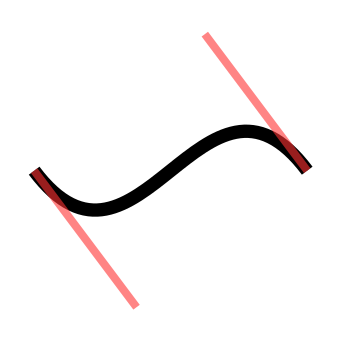

The Python source for this figure:
#!/usr/bin/env python3
# -*- coding: utf-8 -*-

# Copyright (c) 2014 Jérémie DECOCK (http://www.jdhp.org)

# Permission is hereby granted, free of charge, to any person obtaining a copy
# of this software and associated documentation files (the "Software"), to deal
# in the Software without restriction, including without limitation the rights
# to use, copy, modify, merge, publish, distribute, sublicense, and/or sell
# copies of the Software, and to permit persons to whom the Software is
# furnished to do so, subject to the following conditions:

# The above copyright notice and this permission notice shall be included in
# all copies or substantial portions of the Software.
 
# THE SOFTWARE IS PROVIDED "AS IS", WITHOUT WARRANTY OF ANY KIND, EXPRESS OR
# IMPLIED, INCLUDING BUT NOT LIMITED TO THE WARRANTIES OF MERCHANTABILITY,
# FITNESS FOR A PARTICULAR PURPOSE AND NONINFRINGEMENT. IN NO EVENT SHALL THE
# AUTHORS OR COPYRIGHT HOLDERS BE LIABLE FOR ANY CLAIM, DAMAGES OR OTHER
# LIABILITY, WHETHER IN AN ACTION OF CONTRACT, TORT OR OTHERWISE, ARISING FROM,
# OUT OF OR IN CONNECTION WITH THE SOFTWARE OR THE USE OR OTHER DEALINGS IN
# THE SOFTWARE.


# SEE:
# - http://cairographics.org/samples/
# - http://cairographics.org/documentation/pycairo/3/reference/index.html
# - http://cairographics.org/pycairo/tutorial/
# - http://www.tortall.net/mu/wiki/CairoTutorial

import cairo
import math

WIDTH, HEIGHT = 256, 256

def main():
    """Main function"""

    # Image surfaces provide the ability to render to memory buffers either
    # allocated by cairo or by the calling code.
    # List of supported surfaces: http://www.cairographics.org/manual/cairo-surfaces.html
    surface = cairo.SVGSurface("curve.svg", WIDTH, HEIGHT)

    # cairo.Context is the object that you send your drawing commands to.
    context = cairo.Context(surface)

    ### DRAW ###
     
    # context.set_source_rgb(0., 0., 0.)
    # context.set_source_rgba(0., 0., 0., 1.)
    #   Sets the source pattern within context to an opaque color. This opaque color
    #   will then be used for any subsequent drawing operation until a new source
    #   pattern is set.
    #   The color components are floating point numbers in the range 0 to 1. If
    #   the values passed in are outside that range, they will be clamped.
    #   The default source pattern is opaque black, (that is, it is equivalent to
    #   cairo_set_source_rgb(context, 0.0, 0.0, 0.0)).
    #   Using set_source_rgb(r, g, b) is equivalent to using
    #   set_source_rgba(r, g, b, 1.0), and it sets your source color to use
    #   full opacity. 
    #
    # context.stroke()
    #   The stroke() operation takes a virtual pen along the current path
    #   according to the current line width, line join, line cap, and dash
    #   settings. After cairo_stroke(), the current path will be cleared from
    #   the cairo context.
    #   See http://www.cairographics.org/manual/cairo-cairo-t.html#cairo-stroke
    #
    # context.fill()
    #   A drawing operator that fills the current path according to the current
    #   fill rule, (each sub-path is implicitly closed before being filled).
    #   After cairo_fill(), the current path will be cleared from the cairo
    #   context.
    #   See http://www.cairographics.org/manual/cairo-cairo-t.html#cairo-fill

    context.set_line_width(0.02)

    context.set_source_rgb(1, 1, 1)
    context.rectangle(0, 0, 1, 1)
    context.fill()

    # STROKE

    context.set_source_rgb(0, 0, 0)

    x=25.6
    y=128.0

    x1=102.4
    y1=230.4

    x2=153.6
    y2=25.6

    x3=230.4
    y3=128.0

    context.move_to(x, y)
    context.curve_to(x1, y1, x2, y2, x3, y3)

    context.set_line_width(10.0)
    context.stroke()

    # DRAW HELPING LINES

    context.set_source_rgba(1, 0.2, 0.2, 0.6)
    context.set_line_width(6.0)
    context.move_to(x,y)
    context.line_to(x1,y1)
    
    context.move_to(x2,y2)
    context.line_to (x3,y3)

    context.stroke()

    ### WRITE THE SVG FILE ###

    surface.finish()

if __name__ == '__main__':
    main()
